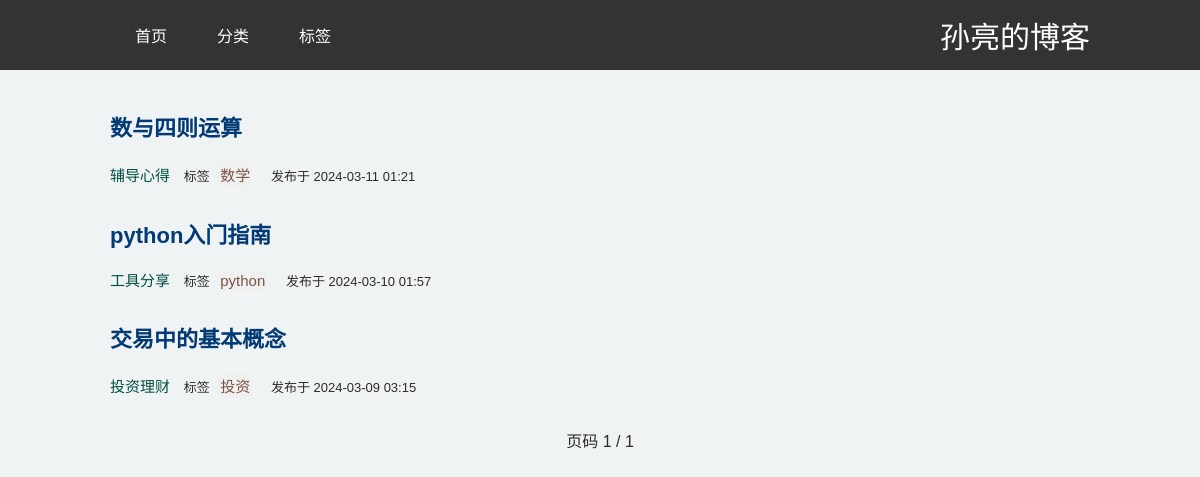
Before: /home/ with the older database file.
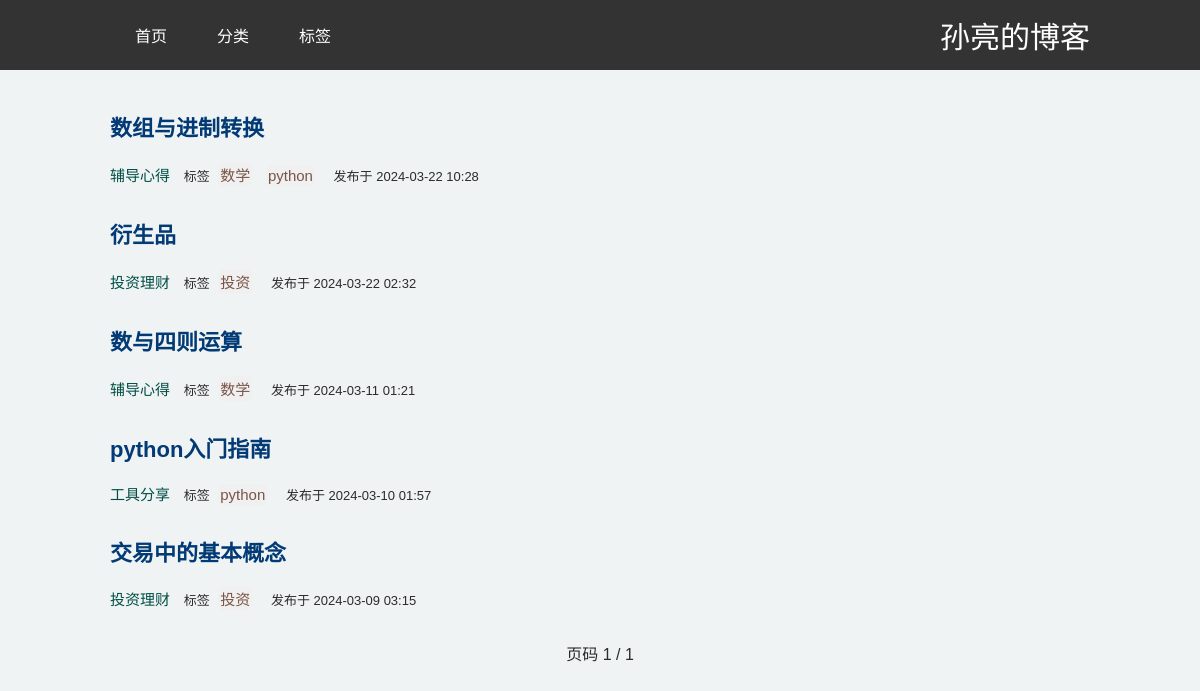
After: the same page with the newer database file.
### blog/models.py (models this page shows, shortened)
class Post(models.Model):
    STATUS_CHOICES = (
        ('draft', '草稿'),
        ('published', '已发布'),
    )
    title = models.CharField(max_length=200, verbose_name='标题', unique=True)
    slug = models.SlugField(max_length=200, unique_for_date='publish_date', verbose_name='Slug')
    author = models.ForeignKey(User, on_delete=models.CASCADE, related_name='blog_posts', verbose_name='作者')
    content = models.TextField(verbose_name='内容')
    publish_date = models.DateTimeField(auto_now_add=True, verbose_name='发布日期')
    last_updated = models.DateTimeField(auto_now=True, verbose_name='最后更新')
    status = models.CharField(max_length=10, choices=STATUS_CHOICES, default='draft', verbose_name='状态')
    category = models.ForeignKey(Category, on_delete=models.CASCADE, related_name='posts', verbose_name='分类')
    tags = models.ManyToManyField(Tag, related_name='posts', verbose_name='标签')
    class Meta:
        ordering = ('-publish_date',)
        verbose_name = '博文'
        verbose_name_plural = '博文'

class Category(models.Model):
    name = models.CharField(max_length=100, unique=True, verbose_name='名称')
    slug = models.SlugField(max_length=100, unique=True, verbose_name='Slug', null=True, blank=True)
    description = models.TextField(blank=True, verbose_name='描述')
    class Meta:
        verbose_name = '分类'
        verbose_name_plural = '分类'

class Tag(models.Model):
    name = models.CharField(max_length=100, unique=True, verbose_name='名称')
    slug = models.SlugField(max_length=100, unique=True, verbose_name='Slug', null=True, blank=True)
    class Meta:
        verbose_name = '标签'
        verbose_name_plural = '标签'

### blog/views.py (the view)
# urls.py: 2. Add a URL to urlpatterns:  path('', views.home, name='home')
def home(request):
    posts_list = Post.objects.filter(status='published').order_by('-publish_date')
    paginator = Paginator(posts_list, 10)  # 每页10篇文章
    page_number = request.GET.get('page', 1)
    page_obj = paginator.get_page(page_number)
    return render(request, 'blog/home.html', {'page_obj': page_obj})

### templates/blog/home.html (shortened to what this page needs)
{% extends "blog/base.html" %}
{% block content %}
    <div class="content">
        <div id="app">
            {% for post in page_obj %}
                <div class="post">
                    <h2><a href="{% url 'post_detail' slug=post.slug %}" class="post-link">{{ post.title }}</a></h2>
                    <p>
                        <span> <a class="category-link"
                                  href="{% url 'category_posts' category_slug=post.category.slug %}">{{ post.category.name }}</a>
                        </span>
                        <span>
                            标签
                            {% for tag in post.tags.all %}
                                <a class="tag-link" href="{% url 'tag_posts' tag_slug=tag.slug %}">{{ tag.name }}</a>
                            {% endfor %}
                        </span>
                        <span>发布于 {{ post.publish_date|date:"Y-m-d H:i" }}</span>
                    </p>
                </div>
            {% empty %}
                <p>没有找到任何文章。</p>
            {% endfor %}
            <div class="pagination">
                <span>页码 {{ page_obj.number }} / {{ page_obj.paginator.num_pages }}</span>
            </div>
        </div>
    </div>
{% endblock %}

### templates/blog/base.html (shortened to what this page needs)
<!DOCTYPE html>
<html lang="zh-cn">
<head>
</head>
<body>
<div class="nav_container">
    <div class="navbar">
        <div class="nav-links">
            <a href="/">首页</a>
            <a href="/categories">分类</a>
            <a href="/tags">标签</a>
        </div>
        <div class="blog-name">孙亮的博客</div>
    </div>
</div>
{% block content %}
{% endblock %}
</body>
</html>

### templates/blog/base.html (style rules this page uses)
body { margin: 0; font-family: Arial, sans-serif; background-color: #f0f3f3; }
.nav_container { display: flex; justify-content: center; align-items: center; background-color: #333; padding: 10px; height: 50px; }
.navbar { display: flex; justify-content: space-between; align-items: center; width: 980px; }
.nav-links, .blog-name { display: flex; align-items: center; }
.navbar a { color: white; padding: 10px 15px; text-decoration: none; margin: 0 10px; }
.content { padding: 20px; margin: 0 auto; width: 980px; }
.blog-name { color: white; font-size: 30px; }

### templates/blog/home.html (style rules this page uses)
.post-link { color: #013a75; font-weight: bold; text-decoration: none; font-size: 22px; }
.post { margin-bottom: 30px; }
.category-link { color: #004f47; text-decoration: none; }
.tag-link { color: #795548; background-color: #f0f0f0; border-radius: 5px; padding: 2px 2px; margin-right: 5px; margin-left: 5px; display: inline-block; text-decoration: none; }
span { margin-right: 10px; font-size: 13px; color: #2c2b2b; }
span a { font-size: 15px; }
.pagination a, .pagination span { font-size: 16px; }
.pagination { display: flex; justify-content: center; margin-top: 20px; padding-bottom: 20px; }
.pagination span { margin: 0 10px; }

Changed rows visible on the page:
added Post: title "数组与进制转换", category.name "辅导心得", publish_date "2024-03-22 10:28", Tag (name "数学"), Tag (name "python")
added Post: title "衍生品", category.name "投资理财", publish_date "2024-03-22 02:32", Tag (name "投资")
